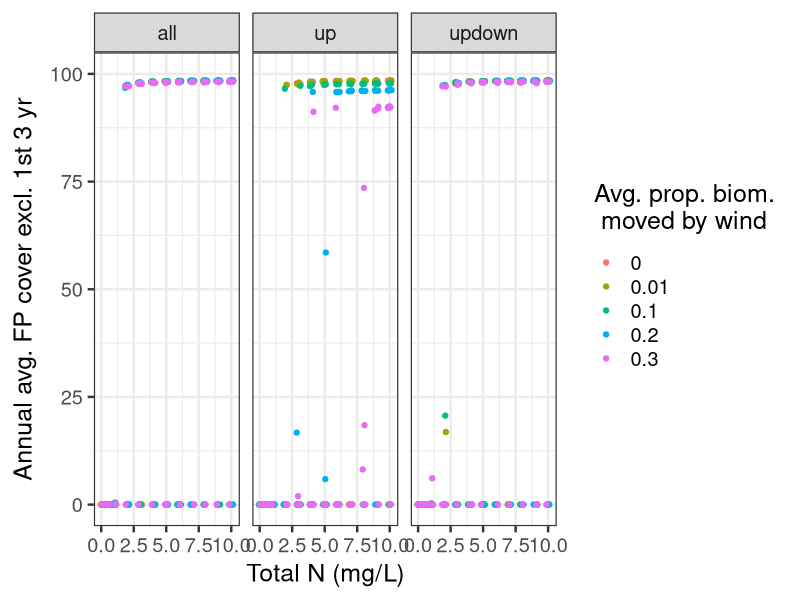
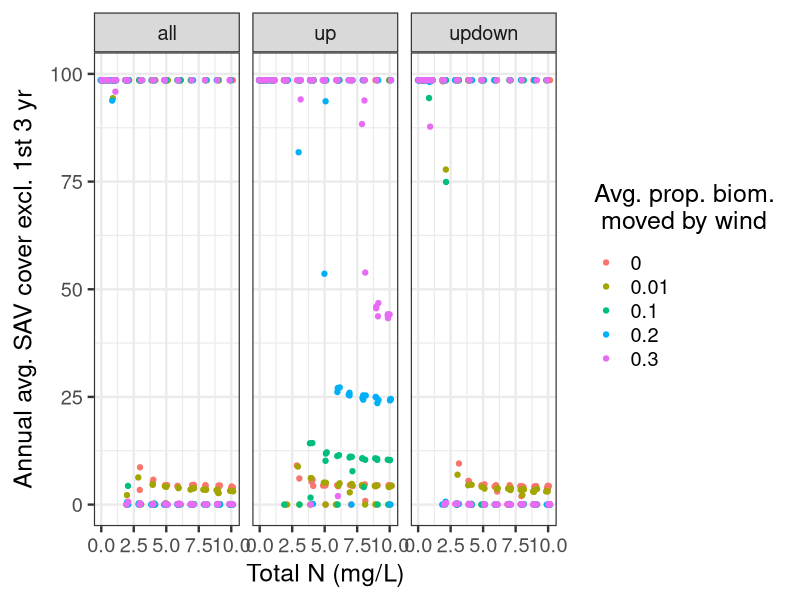

These charts were generated, in order, by the following R code: (Note: this script raises an error after producing the figures.)
#########################################################
# Summarize results from multiple simulations           # 
#                                                       #
# By: Michael J. McCann                                 #
# Created: 3/19/2014                                    #
# Updated: 6/20/2014                                    #
######################################################### 

library(ggplot2)
library(gridExtra)

data <- read.csv("output16.csv") # imports parameter  values for all simulations 
head(data)
nrow(data)

# If I have multiple simulations @ the same parameter values, 
# I may want to get summary values - e.g., means, variances - & plot those instead
# use package plyr 

data_withMOVE <- subset(data,data$MOVE=="YES")
data_withoutMOVE <- subset(data,data$MOVE=="NO")

nrow(data_withMOVE)
nrow(data_withoutMOVE)


###############
# With MOVE() #
###############
# Y = average average FP cover for all years (except for first three)
FP_plot_MOVE <- ggplot(data_withMOVE, aes(x=TOTALN,y=avg_avg_FPcover,colour=as.factor(wind_avg))) 
FP_plot_MOVE <- FP_plot_MOVE + geom_point(position="jitter")
FP_plot_MOVE <- FP_plot_MOVE + facet_grid(. ~ wind_direction)
FP_plot_MOVE <- FP_plot_MOVE + ylim(0,100)
FP_plot_MOVE <- FP_plot_MOVE + xlab("Total N (mg/L)")
FP_plot_MOVE <- FP_plot_MOVE + ylab(expression(paste("Annual avg. FP cover excl. 1st 3 yr")))
FP_plot_MOVE <- FP_plot_MOVE + labs(colour=expression(paste("Avg. prop. biom.\n moved by wind")))
FP_plot_MOVE <- FP_plot_MOVE + theme_bw(base_size=18)
FP_plot_MOVE

SAV_plot_MOVE <- ggplot(data_withMOVE, aes(x=TOTALN,y=avg_avg_SAVcover,colour=as.factor(wind_avg)))
SAV_plot_MOVE <- SAV_plot_MOVE + geom_point(position="jitter")
SAV_plot_MOVE <- SAV_plot_MOVE + facet_grid(. ~ wind_direction)
SAV_plot_MOVE <- SAV_plot_MOVE + ylim(0,100)
SAV_plot_MOVE <- SAV_plot_MOVE + xlab("Total N (mg/L)")
SAV_plot_MOVE <- SAV_plot_MOVE + ylab(expression(paste("Annual avg. SAV cover excl. 1st 3 yr")))
SAV_plot_MOVE <- SAV_plot_MOVE + labs(colour=expression(paste("Avg. prop. biom.\n moved by wind")))
SAV_plot_MOVE <- SAV_plot_MOVE + theme_bw(base_size=18)
SAV_plot_MOVE

combined_plot_MOVE <- grid.arrange(FP_plot_MOVE, SAV_plot_MOVE,ncol=1, main=NULL,sub=NULL)
combined_plot_MOVE <- arrangeGrob(FP_plot_MOVE, SAV_plot_MOVE,ncol=1, main="with_MOVE",sub=NULL)
ggsave(file="output16 - FP&SAV - with_wind - with_MOVE - constant NtoP.pdf",combined_plot_MOVE, height=11,width=8)


##################
# Without MOVE() #
##################
# Y = average average FP cover for all years (except for first three)
FP_plotnoMOVE <- ggplot(data_withoutMOVE, aes(x=TOTALN,y=avg_avg_FPcover,colour=as.factor(wind_avg))) 
FP_plotnoMOVE <- FP_plotnoMOVE + geom_point(position="jitter")
FP_plotnoMOVE <- FP_plotnoMOVE + facet_grid(. ~ wind_direction)
FP_plotnoMOVE <- FP_plotnoMOVE + ylim(0,100)
FP_plotnoMOVE <- FP_plotnoMOVE + xlab("Total N (mg/L)")
FP_plotnoMOVE <- FP_plotnoMOVE + ylab(expression(paste("Annual avg. FP cover excl. 1st 3 yr")))
FP_plotnoMOVE <- FP_plotnoMOVE + labs(colour=expression(paste("Avg. prop. biom.\n moved by wind")))
FP_plotnoMOVE <- FP_plotnoMOVE + theme_bw(base_size=18)
FP_plotnoMOVE

SAV_plotnoMOVE <- ggplot(data_withoutMOVE, aes(x=TOTALN,y=avg_avg_SAVcover,colour=as.factor(wind_avg)))
SAV_plotnoMOVE <- SAV_plotnoMOVE + geom_point(position="jitter")
SAV_plotnoMOVE <- SAV_plotnoMOVE + scale_shape_manual(values=c(0,7,15))
SAV_plotnoMOVE <- SAV_plotnoMOVE + facet_grid(. ~ wind_direction)
SAV_plotnoMOVE <- SAV_plotnoMOVE + ylim(0,100)
SAV_plotnoMOVE <- SAV_plotnoMOVE + xlab("Total N (mg/L)")
SAV_plotnoMOVE <- SAV_plotnoMOVE + ylab(expression(paste("Annual avg. SAV cover excl. 1st 3 yr")))
SAV_plotnoMOVE <- SAV_plotnoMOVE + labs(colour=expression(paste("Avg. prop. biom.\n moved by wind")))
SAV_plotnoMOVE <- SAV_plotnoMOVE + theme_bw(base_size=18)
SAV_plotnoMOVE

combined_plot_noMOVE <- grid.arrange(FP_plotnoMOVE, SAV_plotnoMOVE,ncol=1, main=NULL,sub=NULL)
combined_plot_noMOVE <- arrangeGrob(FP_plotnoMOVE, SAV_plotnoMOVE,ncol=1, main="without_MOVE",sub=NULL)
ggsave(file="output16 - FP&SAV - with_wind - without_MOVE - constant NtoP.pdf",combined_plot_noMOVE, height=11,width=8)


########################################
# Facet by wind_direction and wind_avg #
########################################

###############
# With MOVE() #
###############
# Y = average average FP cover for all years (except for first three)
FP_plot_MOVE_2 <- ggplot(data_withMOVE, aes(x=TOTALN,y=avg_avg_FPcover)) 
FP_plot_MOVE_2 <- FP_plot_MOVE_2 + geom_point(position="jitter")
FP_plot_MOVE_2 <- FP_plot_MOVE_2 + facet_grid(wind_avg ~ wind_direction)
FP_plot_MOVE_2 <- FP_plot_MOVE_2 + ylim(0,100)
FP_plot_MOVE_2 <- FP_plot_MOVE_2 + xlab("Total N (mg/L)")
FP_plot_MOVE_2 <- FP_plot_MOVE_2 + ylab(expression(paste("Annual avg. FP cover excl. 1st 3 yr")))
FP_plot_MOVE_2 <- FP_plot_MOVE_2 + labs(colour=expression(paste("Avg. prop. biom.\n moved by wind")))
FP_plot_MOVE_2 <- FP_plot_MOVE_2 + theme_bw(base_size=18)
FP_plot_MOVE_2 <- FP_plot_MOVE_2 + ggtitle("With MOVE()")
FP_plot_MOVE_2
ggsave(file="output16 - FP&SAV - with_wind - with_MOVE - constant NtoP - FP only.pdf",FP_plot_MOVE_2, height=11,width=8)

SAV_plot_MOVE_2 <- ggplot(data_withMOVE, aes(x=TOTALN,y=avg_avg_SAVcover))
SAV_plot_MOVE_2 <- SAV_plot_MOVE_2 + geom_point(position="jitter")
SAV_plot_MOVE_2 <- SAV_plot_MOVE_2 + facet_grid(wind_avg ~ wind_direction)
SAV_plot_MOVE_2 <- SAV_plot_MOVE_2 + ylim(0,100)
SAV_plot_MOVE_2 <- SAV_plot_MOVE_2 + xlab("Total N (mg/L)")
SAV_plot_MOVE_2 <- SAV_plot_MOVE_2 + ylab(expression(paste("Annual avg. SAV cover excl. 1st 3 yr")))
SAV_plot_MOVE_2 <- SAV_plot_MOVE_2 + labs(colour=expression(paste("Avg. prop. biom.\n moved by wind")))
SAV_plot_MOVE_2 <- SAV_plot_MOVE_2 + theme_bw(base_size=18)
SAV_plot_MOVE_2 <- SAV_plot_MOVE_2 + ggtitle("With MOVE()")
SAV_plot_MOVE_2
ggsave(file="output16 - FP&SAV - with_wind - with_MOVE - constant NtoP - SAV only.pdf",SAV_plot_MOVE_2, height=11,width=8)

combined_plot_MOVE_2 <- grid.arrange(FP_plot_MOVE_2, SAV_plot_MOVE_2,ncol=1, main=NULL,sub=NULL)
combined_plot_MOVE_2 <- arrangeGrob(FP_plot_MOVE_2, SAV_plot_MOVE_2,ncol=1, main="with_MOVE",sub=NULL)
ggsave(file="output16 - FP&SAV - with_wind - with_MOVE - constant NtoP - 2.pdf",combined_plot_MOVE_2, height=12,width=12)


##################
# Without MOVE() #
##################
# Y = average average FP cover for all years (except for first three)
FP_plotnoMOVE_2 <- ggplot(data_withoutMOVE, aes(x=TOTALN,y=avg_avg_FPcover)) 
FP_plotnoMOVE_2 <- FP_plotnoMOVE_2 + geom_point(position="jitter")
FP_plotnoMOVE_2 <- FP_plotnoMOVE_2 + facet_grid(wind_avg ~ wind_direction)
FP_plotnoMOVE_2 <- FP_plotnoMOVE_2 + ylim(0,100)
FP_plotnoMOVE_2 <- FP_plotnoMOVE_2 + xlab("Total N (mg/L)")
FP_plotnoMOVE_2 <- FP_plotnoMOVE_2 + ylab(expression(paste("Annual avg. FP cover excl. 1st 3 yr")))
FP_plotnoMOVE_2 <- FP_plotnoMOVE_2 + labs(colour=expression(paste("Avg. prop. biom.\n moved by wind")))
FP_plotnoMOVE_2 <- FP_plotnoMOVE_2 + theme_bw(base_size=18)
FP_plotnoMOVE_2 <- FP_plotnoMOVE_2 + ggtitle("Without MOVE()")
FP_plotnoMOVE_2
ggsave(file="output16 - FP&SAV - with_wind - without_MOVE - constant NtoP - FP only.pdf",FP_plotnoMOVE_2, height=11,width=8)


SAV_plotnoMOVE_2 <- ggplot(data_withoutMOVE, aes(x=TOTALN,y=avg_avg_SAVcover))
SAV_plotnoMOVE_2 <- SAV_plotnoMOVE_2 + geom_point(position="jitter")
SAV_plotnoMOVE_2 <- SAV_plotnoMOVE_2 + scale_shape_manual(values=c(0,7,15))
SAV_plotnoMOVE_2 <- SAV_plotnoMOVE_2 + facet_grid(wind_avg ~ wind_direction)
SAV_plotnoMOVE_2 <- SAV_plotnoMOVE_2 + ylim(0,100)
SAV_plotnoMOVE_2 <- SAV_plotnoMOVE_2 + xlab("Total N (mg/L)")
SAV_plotnoMOVE_2 <- SAV_plotnoMOVE_2 + ylab(expression(paste("Annual avg. SAV cover excl. 1st 3 yr")))
SAV_plotnoMOVE_2 <- SAV_plotnoMOVE_2 + labs(colour=expression(paste("Avg. prop. biom.\n moved by wind")))
SAV_plotnoMOVE_2 <- SAV_plotnoMOVE_2 + theme_bw(base_size=18)
SAV_plotnoMOVE_2 <- SAV_plotnoMOVE_2 + ggtitle("Without MOVE()")
SAV_plotnoMOVE_2
ggsave(file="output16 - FP&SAV - with_wind - without_MOVE - constant NtoP - SAV only.pdf",SAV_plotnoMOVE_2, height=11,width=8)


combined_plot_noMOVE_2 <- grid.arrange(FP_plotnoMOVE_2, SAV_plotnoMOVE_2,ncol=1, main=NULL,sub=NULL)
combined_plot_noMOVE_2 <- arrangeGrob(FP_plotnoMOVE_2, SAV_plotnoMOVE_2,ncol=1, main="without_MOVE",sub=NULL)
ggsave(file="output16 - FP&SAV - with_wind - without_MOVE - constant NtoP - 2.pdf",combined_plot_noMOVE, height=12,width=12)
